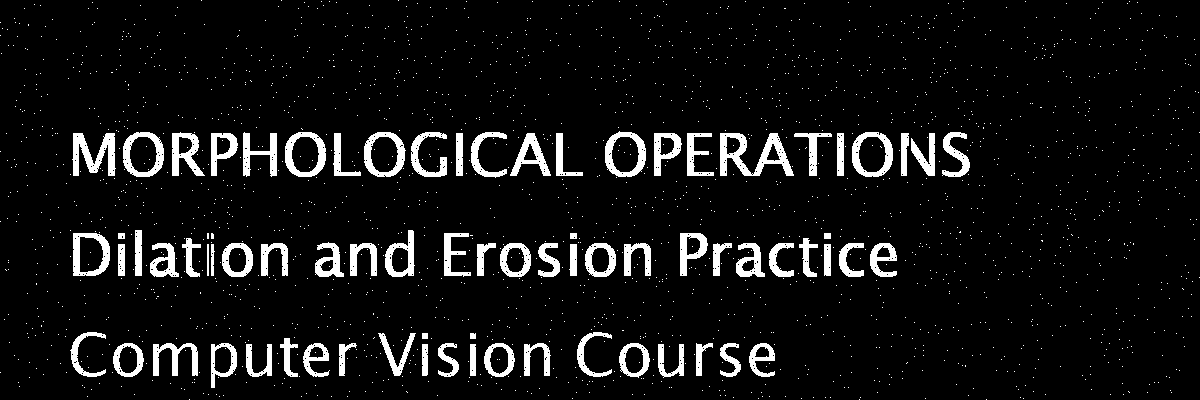
%> input picture 0519/damaged_text.png, 1200 x 400 px
$ octave W14_practice.m   (GNU Octave 9; MATLAB toolbox functions it lacks are replaced by stand-ins)
%> lines starting %> are read from the running program, lines starting %| are printed output that depends on the picture; in (x1, y1, x2, y2) boxes, pixels count from 0 and x2, y2 are one past the last pixel; in counts of white or black regions, pixels touching at a corner belong together; the program's own positions count from 1
clc;
clear all;
close all;

% load the picture
J = imread(['damaged_text.png']);
%> J: size 400x1200 logical; 7.4% white; 2163 white regions (2088 under 20 px), largest, box (x1, y1, x2, y2) and area: (720, 133, 794, 176) 1376, (72, 133, 116, 176) 1017, (285, 132, 326, 177) 780
subplot(1, 2, 1);
imshow(J);
title('Original');

% erosion
se = strel('square', 2);
eroded = imerode(J, se);
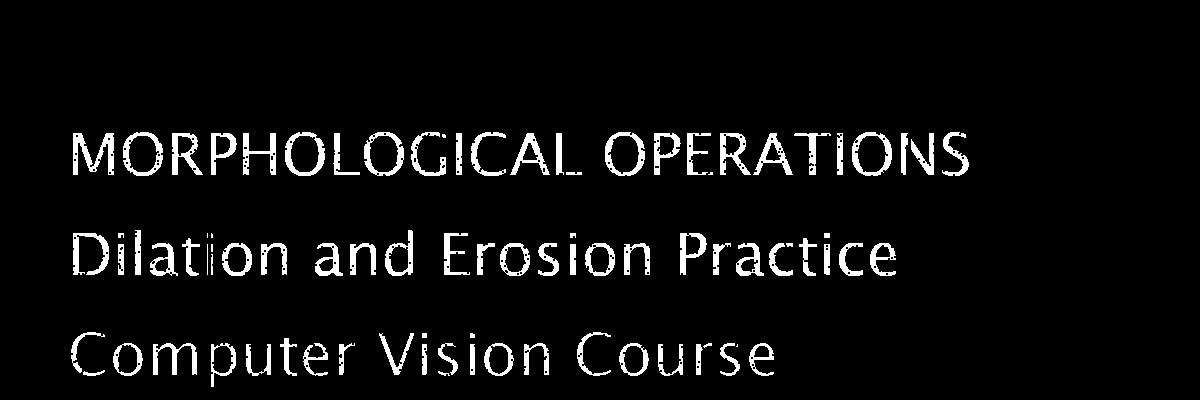
%> eroded: size 400x1200 logical; 5.2% white; 87 white regions (6 under 20 px), largest, box (x1, y1, x2, y2) and area: (73, 133, 114, 175) 793, (285, 132, 325, 176) 613, (605, 132, 645, 176) 597

% 線型結構元素 (水平 + 垂直)
se_line1 = strel('line', 4, 0);
BW_dil_l1 = imdilate(eroded, se_line1);
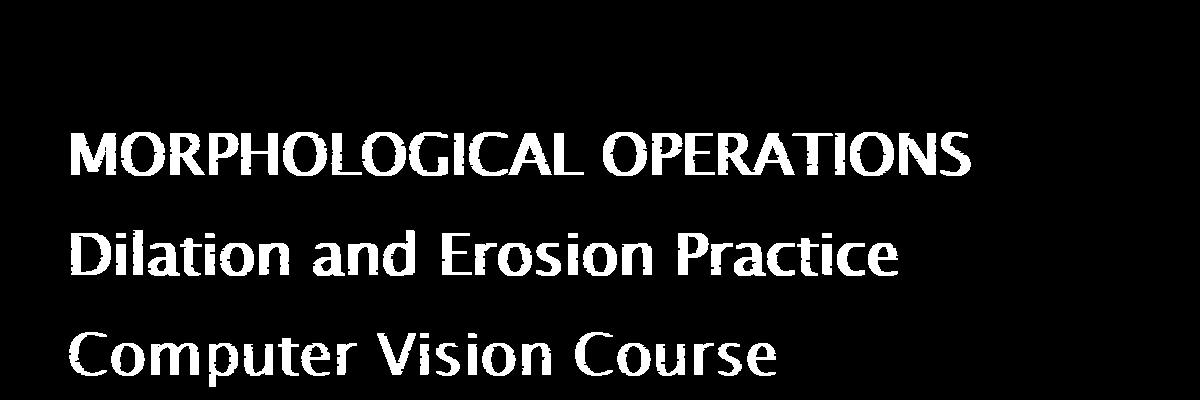
%> BW_dil_l1: size 400x1200 logical; 8.7% white; 74 white regions, largest, box (x1, y1, x2, y2) and area: (718, 133, 795, 175) 1699, (71, 133, 116, 175) 1346, (899, 133, 936, 175) 1046

se_line2 = strel('line', 4, 90);
BW_text_repair = imdilate(BW_dil_l1, se_line2);
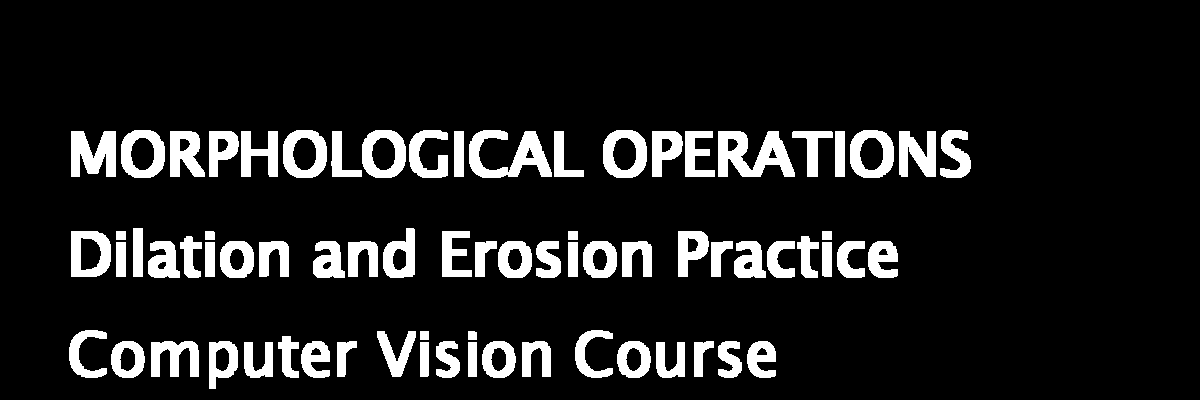
%> BW_text_repair: size 400x1200 logical; 11.3% white; 73 white regions, largest, box (x1, y1, x2, y2) and area: (718, 131, 795, 177) 2141, (469, 130, 552, 178) 1954, (71, 131, 116, 177) 1546

subplot(1, 2, 2);
imshow(BW_text_repair);
title('erosion + dilation in vertical and horizontal lines');

output_name = sprintf('S11159020_repaired.jpg');
imwrite(BW_text_repair, output_name);

$ run again, with 0519/finger.png copied over 0519/damaged_text.png
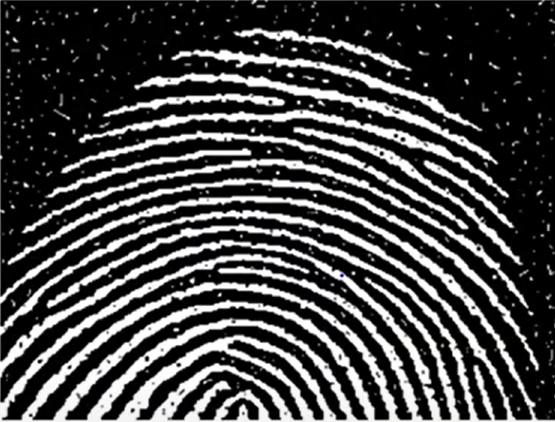
%> input picture 0519/finger.png, 555 x 422 px
%> J is the input picture: size 422x555x3 uint8; mean R, G, B 69.7, 69.7, 69.8
%> `BW_dil_l1 = imdilate(eroded, se_line1);`:
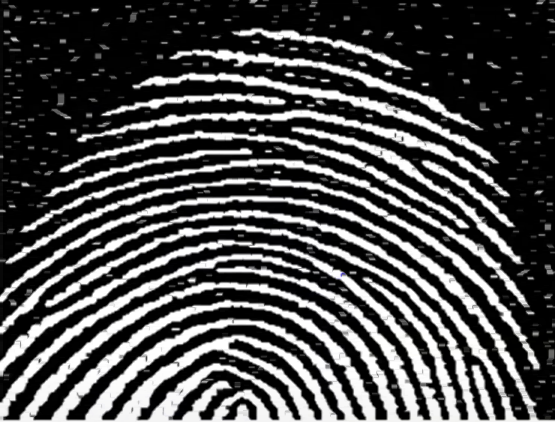
%> BW_dil_l1: size 422x555x3 uint8; mean R, G, B 76.2, 76.2, 76.3
%> `BW_text_repair = imdilate(BW_dil_l1, se_line2);`:
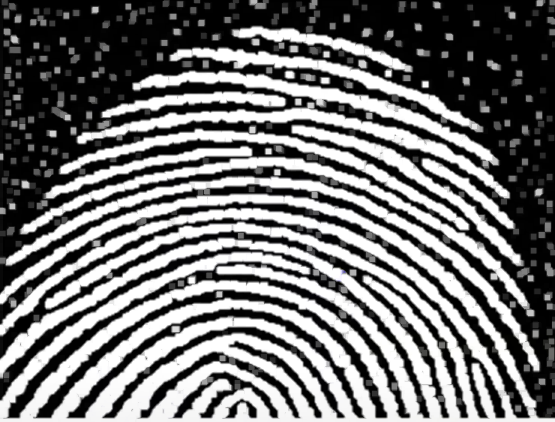
%> BW_text_repair: size 422x555x3 uint8; mean R, G, B 113.5, 113.5, 113.6
